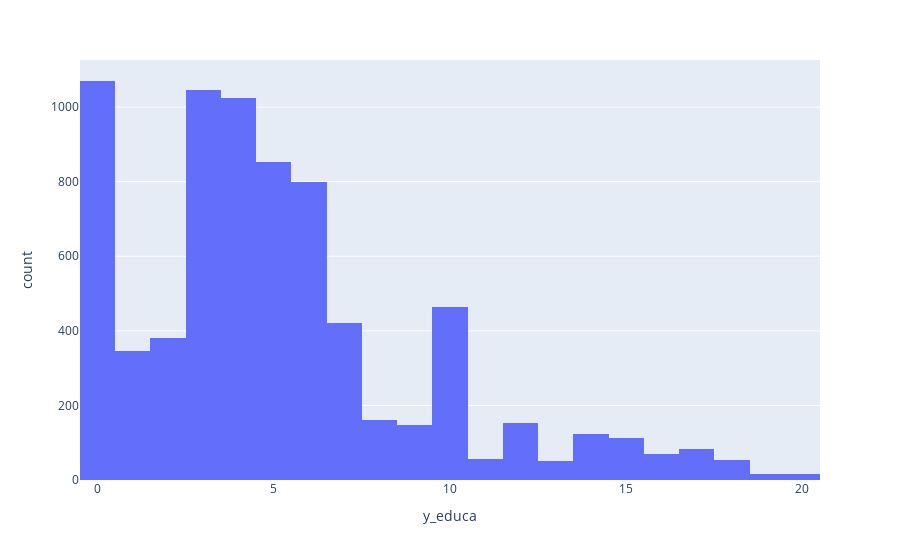

This figure's notebook cell:
### Code cell
import plotly.express as px
df = px.data.tips()
fig = px.histogram(data, x="y_educa")
fig.show()

### Figure 1 — Plotly figure (JSON) as saved in the notebook; plotly's stock layout.template omitted (floating-point values rounded to 4 significant figures; data arrays with more than 128 entries replaced by an {"elided": "..."} marker saying what was removed)
{"data": [{"alignmentgroup": "True", "bingroup": "x", "hovertemplate": "y_educa=%{x}<br>count=%{y}<extra></extra>", "legendgroup": "", "marker": {"color": "#636efa"}, "name": "", "offsetgroup": "", "orientation": "v", "showlegend": false, "type": "histogram", "x": {"elided": "7445 int values"}, "xaxis": "x", "yaxis": "y"}], "layout": {"barmode": "relative", "legend": {"tracegroupgap": 0}, "margin": {"t": 60}, "xaxis": {"anchor": "y", "domain": [0, 1], "title": {"text": "y_educa"}}, "yaxis": {"anchor": "x", "domain": [0, 1], "title": {"text": "count"}}}}
